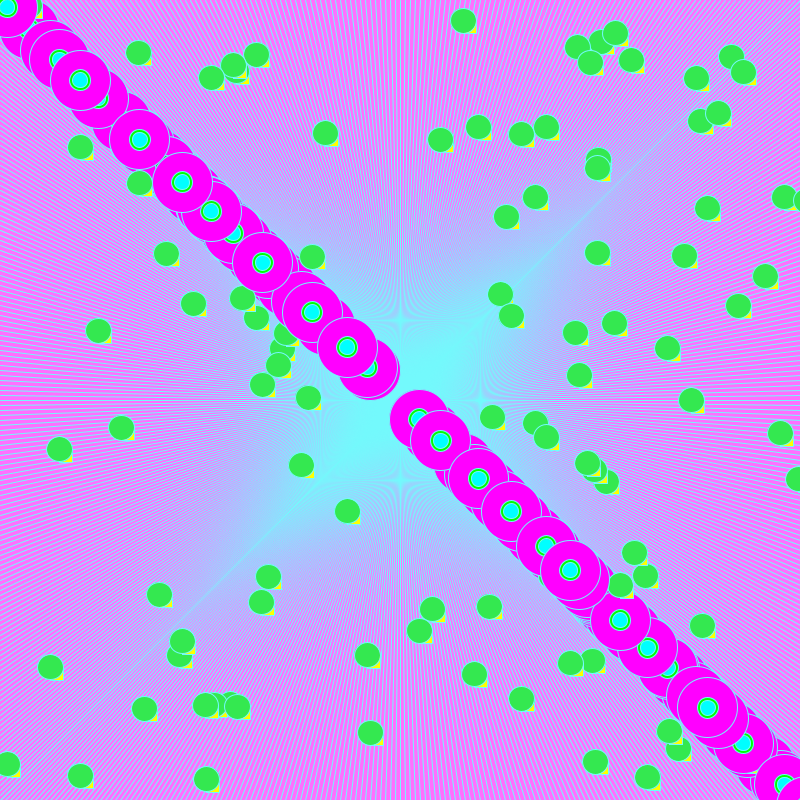
Frame 1 (no input)
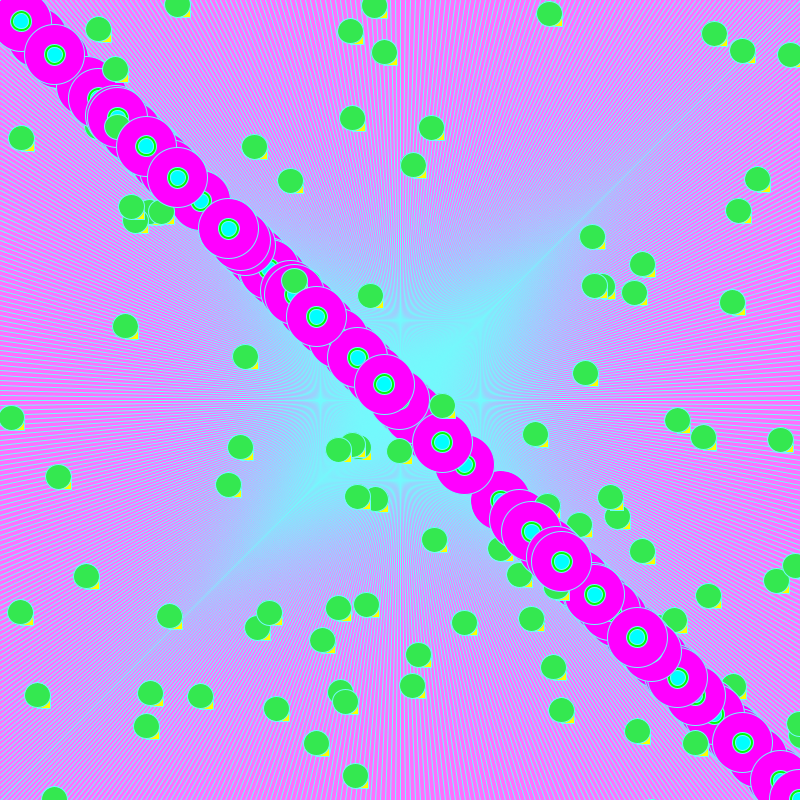
Frame 60 (the mouse pressed at the canvas centre just before this capture)
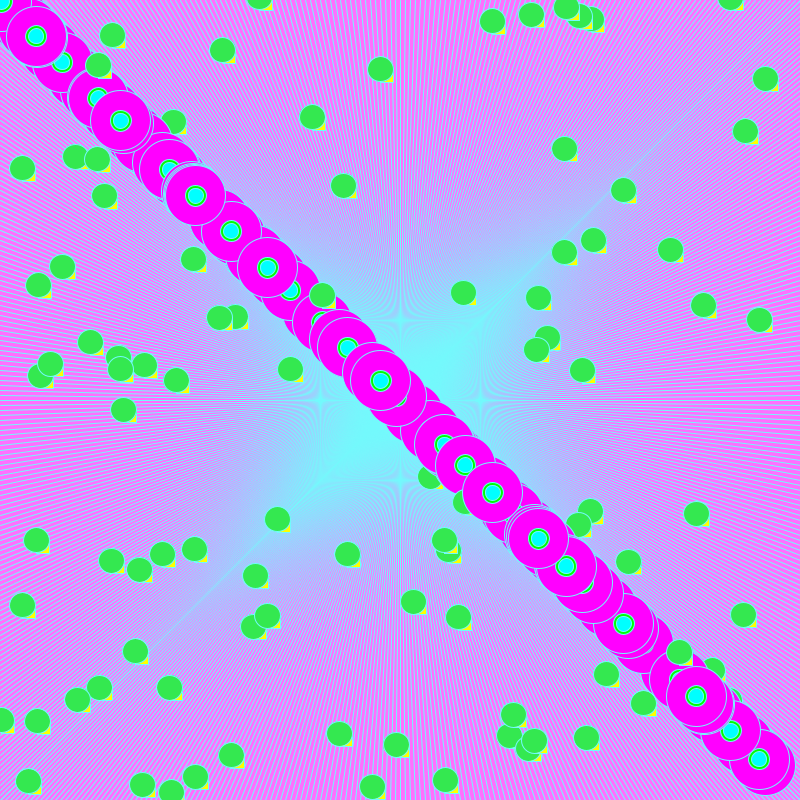
Frame 120 (the mouse held since frame 60 and released just before this capture)

The Processing sketch that drew these frames (run headless with seeded random() and noise(); from frame 60 on, the mouse is pressed at the canvas centre):

// Processing sketch: processing_99031
// ── processing_99031.pde

//Bucle
 
int totalElements = 100;
  
float [] pX = new float [totalElements];
float [] pY = new float [totalElements];
float [] vX = new float [totalElements];
float [] vY = new float [totalElements];
  
void setup() {
size(800,800);
stroke(115,249,252);
  for (int i=0; i <totalElements; i++){
  pX [i] = random (width);
  pY [i] = random (height);
  vX [i] = random (-20,20);
  vY [i] = random (-20,20);
  }
}
 
 
void draw() {
   
background(255,111,255);
for (int i=0; i<=height; i = i+5) {
  
  line(width/2,height/2,0,i);
  line(width/2,height/2,i,0);
  line(width/2,height/2,width,i);
  line(width/2,height/2,i,height);
 }
for (int i=0; i<totalElements; i++){
      
 pX [i] = pX [i] + vX[i];
 pY [i] = pY [i] + vY[i];
        
 if (pX [i] < 0 ||pX [i] > width)  {
 vX [i] = -vX [i];
 }        
 if (pY [i] < 0 ||pY [i] > height)  {
 vY [i] = -vY [i];        
 } 
fill(255,0,255);
  ellipse(pX[i],pX[i],60,60);
  fill(0,255,0);
  ellipse(pX[i],pX[i],21,21);
  fill(255,255,0);
  rect(pX[i],pY[i],13,13);
  fill(0,255,255);
  ellipse(pX[i],pX[i],15,15);
fill(52,232,80);
ellipse(pX[i],pY[i],26,25);
}
 
}
